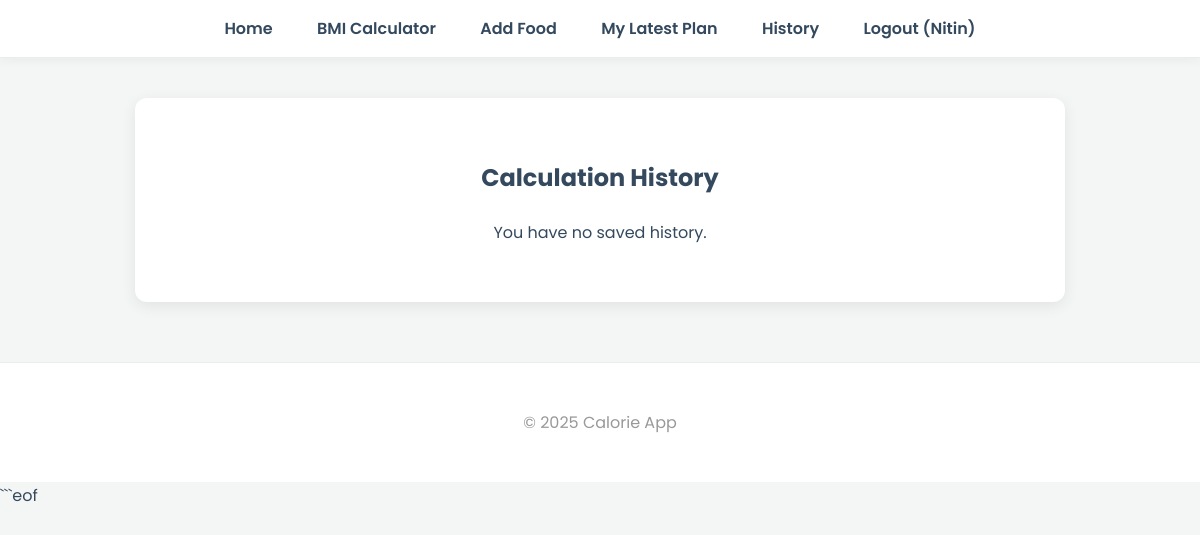
The app's page /history (signed in), older data.
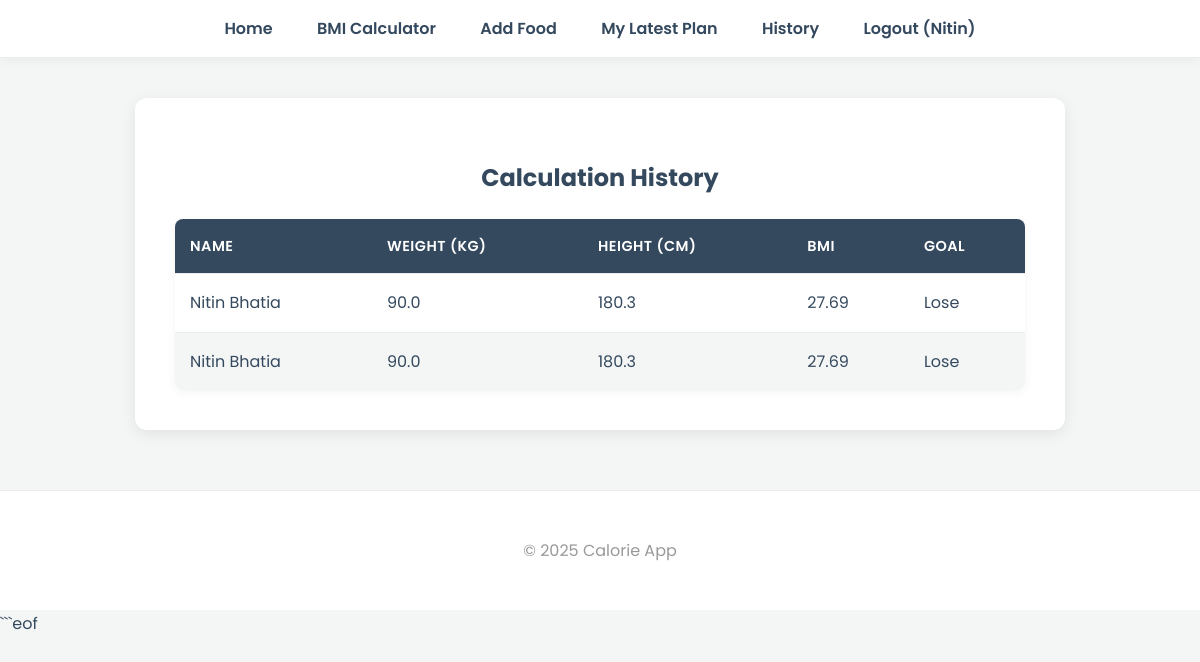
The same page, newer data.
### models.py (models this page shows)
class User(db.Model, UserMixin):
    id = db.Column(db.Integer, primary_key=True)
    username = db.Column(db.String(150), unique=True, nullable=False)
    password = db.Column(db.String(150), nullable=False)
    histories = db.relationship('UserHistory', backref='user', lazy=True)
    foods = db.relationship('Food', backref='user', lazy=True)

class UserHistory(db.Model):
    id = db.Column(db.Integer, primary_key=True)
    name = db.Column(db.String(50), nullable=False)
    weight = db.Column(db.Float, nullable=False)
    height = db.Column(db.Float, nullable=False)
    bmi = db.Column(db.Float, nullable=False)
    goal = db.Column(db.String(20))
    diet_plan = db.Column(db.Text)
    user_id = db.Column(db.Integer, db.ForeignKey('user.id'), nullable=False)

### routes/diet_routes.py (the view)
@diet_bp.route('/history')
@login_required
def history():
    records = UserHistory.query.filter_by(user_id=current_user.id).order_by(UserHistory.id.desc()).all()
    return render_template("history.html", records=records)

### app.py (called while the page is built)
@login_manager.user_loader
def load_user(user_id):
    return User.query.get(int(user_id))

### templates/history.html
{% extends "base.html" %}
{% block content %}
<div class="container">
    <h2>Calculation History</h2>
    {% if records %}
    <table class="history-table">
        <thead>
            <tr>
                <th>Name</th>
                <th>Weight (kg)</th>
                <th>Height (cm)</th>
                <th>BMI</th>
                <th>Goal</th>
            </tr>
        </thead>
        <tbody>
            {% for record in records %}
            <tr>
                <td>{{ record.name }}</td>
                <td>{{ record.weight }}</td>
                <td>{{ record.height }}</td>
                <td>{{ record.bmi }}</td>
                <td>{{ record.goal|title }}</td>
            </tr>
            {% endfor %}
        </tbody>
    </table>
    {% else %}
    <div class="alert">
        <p>You have no saved history.</p>
    </div>
    {% endif %}
</div>
{% endblock %}

### templates/base.html (shortened to what this page needs)
<!DOCTYPE html>
<html lang="en">
<head>
  <link rel="stylesheet" href="https://cdn.jsdelivr.net/npm/bootstrap-icons@1.11.3/font/bootstrap-icons.min.css">
  <link rel="stylesheet" href="{{ url_for('static', filename='css/style.css') }}">
</head>
<body>
  <header>
    <nav>
      <a href="{{ url_for('user.index') }}">Home</a>
      {% if current_user.is_authenticated %}
        <a href="{{ url_for('bmi_bp.bmi_page') }}">BMI Calculator</a>
        <a href="{{ url_for('food_bp.add_food') }}">Add Food</a>
        <a href="{{ url_for('diet.diet_page') }}">My Latest Plan</a>
        <a href="{{ url_for('diet.history') }}">History</a>
        <a href="{{ url_for('auth.logout') }}">Logout ({{ current_user.username }})</a>
      {% else %}
        <a href="{{ url_for('auth.login') }}">Login</a>
        <a href="{{ url_for('auth.register') }}">Register</a>
      {% endif %}
    </nav>
  </header>
  <main>
    {% block content %}{% endblock %}
  </main>
  <footer>
    <p>&copy; 2025 Calorie App</p>
  </footer>
</body>
</html>

### static/css/style.css (style rules this page uses)
:root { --primary-color: #2ECC71; --primary-dark: #27AE60; --secondary-color: #34495E; --light-gray: #F4F6F6; --background-color: #FFFFFF; --card-shadow: 0 4px 15px rgba(0, 0, 0, 0.08); --font-family: 'Poppins', sans-serif; }
body { font-family: var(--font-family); background: var(--light-gray); margin: 0; padding: 0; color: var(--secondary-color); line-height: 1.7; }
.container { max-width: 850px; margin: 40px auto; padding: 40px; background: var(--background-color); border-radius: 12px; box-shadow: var(--card-shadow); text-align: center; }
header { background: var(--background-color); padding: 15px 0; box-shadow: 0 2px 10px rgba(0,0,0,0.05); border-bottom: 1px solid #EAECEE; }
nav { max-width: 1000px; margin: 0 auto; text-align: center; }
nav a { color: var(--secondary-color); margin: 0 20px; text-decoration: none; font-weight: 600; font-size: 16px; position: relative; padding-bottom: 5px; transition: color 0.3s; }
nav a::after { content: ''; position: absolute; width: 0; height: 2px; bottom: 0; left: 50%; transform: translateX(-50%); background-color: var(--primary-color); transition: width 0.3s ease-in-out; }
h2 { font-weight: 700; }
.history-table { width: 100%; border-collapse: collapse; margin-top: 20px; box-shadow: 0 2px 10px rgba(0,0,0,0.05); border-radius: 8px; overflow: hidden; }
.history-table th, .history-table td { border-bottom: 1px solid #EAECEE; padding: 15px; text-align: left; }
.history-table th { background-color: var(--secondary-color); color: white; font-weight: 600; font-size: 0.9em; text-transform: uppercase; letter-spacing: 0.5px; }
.history-table tr:nth-child(even) { background-color: var(--light-gray); }
.history-table tr:last-child td { border-bottom: none; }
footer { text-align: center; margin-top: 60px; padding: 30px; color: #999; border-top: 1px solid #EAECEE; background: var(--background-color); }

Row changes from the older to the newer data that the page shows:
added UserHistory: name "Nitin Bhatia", weight "90.0", height "180.3", bmi "27.69", goal "Lose"
added UserHistory: name "Nitin Bhatia", weight "90.0", height "180.3", bmi "27.69", goal "Lose"
Text that changed along with them:
text no longer shown: "You have no saved history."
text now shown: "NAME WEIGHT (KG) HEIGHT (CM) BMI GOAL"
